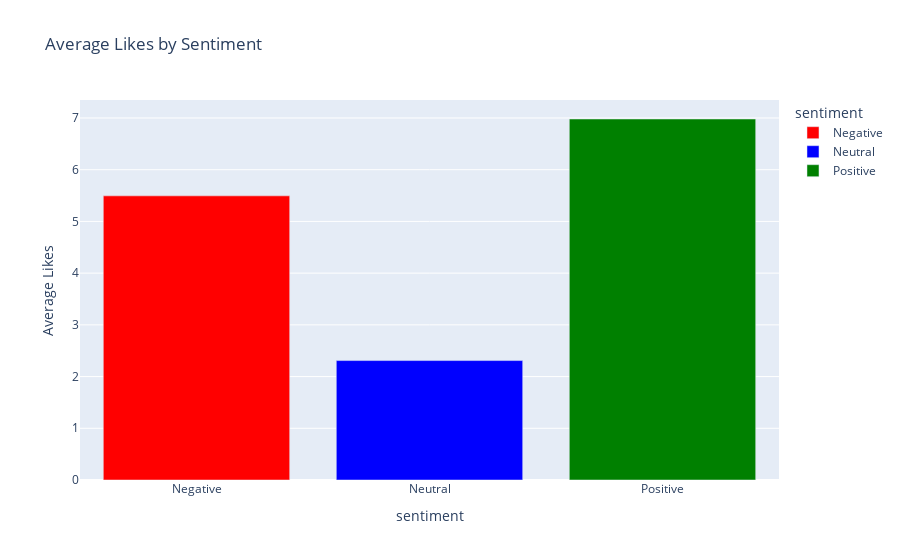

Notebook code for this chart:
### Code cell
# --- 4. Engagement Analysis ---
print("\n--- 4. Engagement Analysis ---")

# Average likes and comments by sentiment
engagement_by_sentiment = df.groupby('sentiment')[['likesCount', 'commentsCount']].mean().reset_index()
print("\n--- Average Likes and Comments by Sentiment ---")
print(engagement_by_sentiment)
# Visualize average likes by sentiment
fig_likes_sentiment = px.bar(engagement_by_sentiment, x='sentiment', y='likesCount',
                             title='Average Likes by Sentiment',
                             labels={'likesCount': 'Average Likes'},
                             color='sentiment',
                             color_discrete_map={'Positive': 'green', 'Negative': 'red', 'Neutral': 'blue'})
fig_likes_sentiment.show()

### Figure 1 — Plotly figure (JSON) as saved in the notebook; plotly's stock layout.template omitted (floating-point values rounded to 4 significant figures)
{"data": [{"hovertemplate": "sentiment=%{x}<br>Average Likes=%{y}<extra></extra>", "legendgroup": "Negative", "marker": {"color": "red", "pattern": {"shape": ""}}, "name": "Negative", "orientation": "v", "showlegend": true, "textposition": "auto", "type": "bar", "x": ["Negative"], "xaxis": "x", "y": [5.495], "yaxis": "y"}, {"hovertemplate": "sentiment=%{x}<br>Average Likes=%{y}<extra></extra>", "legendgroup": "Neutral", "marker": {"color": "blue", "pattern": {"shape": ""}}, "name": "Neutral", "orientation": "v", "showlegend": true, "textposition": "auto", "type": "bar", "x": ["Neutral"], "xaxis": "x", "y": [2.309], "yaxis": "y"}, {"hovertemplate": "sentiment=%{x}<br>Average Likes=%{y}<extra></extra>", "legendgroup": "Positive", "marker": {"color": "green", "pattern": {"shape": ""}}, "name": "Positive", "orientation": "v", "showlegend": true, "textposition": "auto", "type": "bar", "x": ["Positive"], "xaxis": "x", "y": [6.981], "yaxis": "y"}], "layout": {"barmode": "relative", "legend": {"title": {"text": "sentiment"}, "tracegroupgap": 0}, "title": {"text": "Average Likes by Sentiment"}, "xaxis": {"anchor": "y", "categoryarray": ["Negative", "Neutral", "Positive"], "categoryorder": "array", "domain": [0, 1], "title": {"text": "sentiment"}}, "yaxis": {"anchor": "x", "domain": [0, 1], "title": {"text": "Average Likes"}}}}
